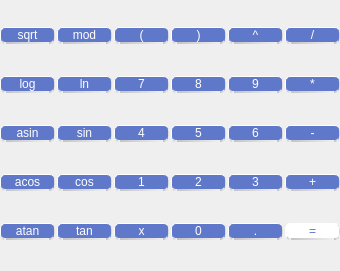
      <widget class="QFrame" name="gridFrame">
       <property name="geometry">
        <rect>
         <x>10</x>
         <y>99</y>
         <width>340</width>
         <height>271</height>
        </rect>
       </property>
       <property name="sizePolicy">
        <sizepolicy hsizetype="Preferred" vsizetype="Preferred">
         <horstretch>0</horstretch>
         <verstretch>0</verstretch>
        </sizepolicy>
       </property>
       <property name="styleSheet">
        <string>QPushButton {
   border: 1px solid gray;
   border-radius: 5px;
border: 1px solid white;
color: white;
 background-color:  rgb(96, 120, 201);
}

QPushButton:pressed {
    background-color: qradialgradient(spread:pad, cx:0.5, cy:0.5, radius:2, fx:0.495074, fy:0.648045, stop:0.0591133 rgba(98, 118, 192, 255), stop:0.571429 rgba(222, 229, 255, 255))
}</string>
       </property>
       <property name="frameShape">
        <enum>QFrame::NoFrame</enum>
       </property>
       <property name="frameShadow">
        <enum>QFrame::Plain</enum>
       </property>
       <property name="lineWidth">
        <number>1</number>
       </property>
       <layout class="QGridLayout" name="gridLayout_5" rowstretch="0,0,0,0,0" columnstretch="0,0,0,0,0,0">
        <property name="leftMargin">
         <number>0</number>
        </property>
        <property name="topMargin">
         <number>0</number>
        </property>
        <property name="rightMargin">
         <number>0</number>
        </property>
        <property name="bottomMargin">
         <number>0</number>
        </property>
        <property name="horizontalSpacing">
         <number>2</number>
        </property>
        <property name="verticalSpacing">
         <number>5</number>
        </property>
        <item row="3" column="3">
         <widget class="QPushButton" name="pushButton_2">
          <property name="styleSheet">
           <string notr="true">QPushButton {
   border: 1px solid gray;
   border-radius: 5px;
border: 1px solid white;
color: white;
	font: 16pt &quot;.AppleSystemUIFont&quot;;
 background-color:  rgb(96, 120, 201);
border-right: 1px solid black;
border-bottom: 2px solid black;
border-right-color: qlineargradient(x1:0, y1:0, x2:1, y2:0, stop: 0 rgb(195,195,195), stop: 1 rgb(240, 240, 240));
border-bottom-color: qlineargradient(x1:0, y1:0, x2:1, y2:0, stop: 0 rgb(195,195,195), stop: 1 rgb(240, 240, 240));
}

QPushButton:pressed {
    background-color: qradialgradient(spread:pad, cx:0.5, cy:0.5, radius:2, fx:0.495074, fy:0.648045, stop:0.0591133 rgba(98, 118, 192, 255), stop:0.571429 rgba(222, 229, 255, 255))
}</string>
          </property>
          <property name="text">
           <string>2</string>
          </property>
         </widget>
        </item>
        <item row="0" column="3">
         <widget class="QPushButton" name="pushButton_closeB">
          <property name="styleSheet">
           <string notr="true">QPushButton {
   border: 1px solid gray;
   border-radius: 5px;
border: 1px solid white;
color: white;
	font: 16pt &quot;.AppleSystemUIFont&quot;;
 background-color:  rgb(96, 120, 201);
border-right: 1px solid black;
border-bottom: 2px solid black;
border-right-color: qlineargradient(x1:0, y1:0, x2:1, y2:0, stop: 0 rgb(195,195,195), stop: 1 rgb(240, 240, 240));
border-bottom-color: qlineargradient(x1:0, y1:0, x2:1, y2:0, stop: 0 rgb(195,195,195), stop: 1 rgb(240, 240, 240));
}

QPushButton:pressed {
    background-color: qradialgradient(spread:pad, cx:0.5, cy:0.5, radius:2, fx:0.495074, fy:0.648045, stop:0.0591133 rgba(98, 118, 192, 255), stop:0.571429 rgba(222, 229, 255, 255))
}</string>
          </property>
          <property name="text">
           <string>)</string>
          </property>
         </widget>
        </item>
        <item row="1" column="3">
         <widget class="QPushButton" name="pushButton_8">
          <property name="styleSheet">
           <string notr="true">QPushButton {
   border: 1px solid gray;
   border-radius: 5px;
border: 1px solid white;
color: white;
	font: 16pt &quot;.AppleSystemUIFont&quot;;
 background-color:  rgb(96, 120, 201);
border-right: 1px solid black;
border-bottom: 2px solid black;
border-right-color: qlineargradient(x1:0, y1:0, x2:1, y2:0, stop: 0 rgb(195,195,195), stop: 1 rgb(240, 240, 240));
border-bottom-color: qlineargradient(x1:0, y1:0, x2:1, y2:0, stop: 0 rgb(195,195,195), stop: 1 rgb(240, 240, 240));
}

QPushButton:pressed {
    background-color: qradialgradient(spread:pad, cx:0.5, cy:0.5, radius:2, fx:0.495074, fy:0.648045, stop:0.0591133 rgba(98, 118, 192, 255), stop:0.571429 rgba(222, 229, 255, 255))
}</string>
          </property>
          <property name="text">
           <string>8</string>
          </property>
         </widget>
        </item>
        <item row="2" column="3">
         <widget class="QPushButton" name="pushButton_5">
          <property name="styleSheet">
           <string notr="true">QPushButton {
   border: 1px solid gray;
   border-radius: 5px;
border: 1px solid white;
color: white;
	font: 16pt &quot;.AppleSystemUIFont&quot;;
 background-color:  rgb(96, 120, 201);
border-right: 1px solid black;
border-bottom: 2px solid black;
border-right-color: qlineargradient(x1:0, y1:0, x2:1, y2:0, stop: 0 rgb(195,195,195), stop: 1 rgb(240, 240, 240));
border-bottom-color: qlineargradient(x1:0, y1:0, x2:1, y2:0, stop: 0 rgb(195,195,195), stop: 1 rgb(240, 240, 240));
}

QPushButton:pressed {
    background-color: qradialgradient(spread:pad, cx:0.5, cy:0.5, radius:2, fx:0.495074, fy:0.648045, stop:0.0591133 rgba(98, 118, 192, 255), stop:0.571429 rgba(222, 229, 255, 255))
}</string>
          </property>
          <property name="text">
           <string>5</string>
          </property>
         </widget>
        </item>
        <item row="2" column="4">
         <widget class="QPushButton" name="pushButton_6">
          <property name="styleSheet">
           <string notr="true">QPushButton {
   border: 1px solid gray;
   border-radius: 5px;
border: 1px solid white;
color: white;
	font: 16pt &quot;.AppleSystemUIFont&quot;;
 background-color:  rgb(96, 120, 201);
border-right: 1px solid black;
border-bottom: 2px solid black;
border-right-color: qlineargradient(x1:0, y1:0, x2:1, y2:0, stop: 0 rgb(195,195,195), stop: 1 rgb(240, 240, 240));
border-bottom-color: qlineargradient(x1:0, y1:0, x2:1, y2:0, stop: 0 rgb(195,195,195), stop: 1 rgb(240, 240, 240));
}

QPushButton:pressed {
    background-color: qradialgradient(spread:pad, cx:0.5, cy:0.5, radius:2, fx:0.495074, fy:0.648045, stop:0.0591133 rgba(98, 118, 192, 255), stop:0.571429 rgba(222, 229, 255, 255))
}</string>
          </property>
          <property name="text">
           <string>6</string>
          </property>
         </widget>
        </item>
        <item row="4" column="3">
         <widget class="QPushButton" name="pushButton_0">
          <property name="styleSheet">
           <string notr="true">QPushButton {
   border: 1px solid gray;
   border-radius: 5px;
border: 1px solid white;
color: white;
	font: 16pt &quot;.AppleSystemUIFont&quot;;
 background-color:  rgb(96, 120, 201);
border-right: 1px solid black;
border-bottom: 2px solid black;
border-right-color: qlineargradient(x1:0, y1:0, x2:1, y2:0, stop: 0 rgb(195,195,195), stop: 1 rgb(240, 240, 240));
border-bottom-color: qlineargradient(x1:0, y1:0, x2:1, y2:0, stop: 0 rgb(195,195,195), stop: 1 rgb(240, 240, 240));
}

QPushButton:pressed {
    background-color: qradialgradient(spread:pad, cx:0.5, cy:0.5, radius:2, fx:0.495074, fy:0.648045, stop:0.0591133 rgba(98, 118, 192, 255), stop:0.571429 rgba(222, 229, 255, 255))
}</string>
          </property>
          <property name="text">
           <string>0</string>
          </property>
         </widget>
        </item>
        <item row="0" column="1">
         <widget class="QPushButton" name="pushButton_mod">
          <property name="styleSheet">
           <string notr="true">QPushButton {
   border: 1px solid gray;
   border-radius: 5px;
border: 1px solid white;
color: white;
	font: 16pt &quot;.AppleSystemUIFont&quot;;
 background-color:  rgb(96, 120, 201);
border-right: 1px solid black;
border-bottom: 2px solid black;
border-right-color: qlineargradient(x1:0, y1:0, x2:1, y2:0, stop: 0 rgb(195,195,195), stop: 1 rgb(240, 240, 240));
border-bottom-color: qlineargradient(x1:0, y1:0, x2:1, y2:0, stop: 0 rgb(195,195,195), stop: 1 rgb(240, 240, 240));
}

QPushButton:pressed {
    background-color: qradialgradient(spread:pad, cx:0.5, cy:0.5, radius:2, fx:0.495074, fy:0.648045, stop:0.0591133 rgba(98, 118, 192, 255), stop:0.571429 rgba(222, 229, 255, 255))
}</string>
          </property>
          <property name="text">
           <string>mod</string>
          </property>
         </widget>
        </item>
        <item row="4" column="4">
         <widget class="QPushButton" name="pushButton_dot">
          <property name="styleSheet">
           <string notr="true">QPushButton {
   border: 1px solid gray;
   border-radius: 5px;
border: 1px solid white;
color: white;
	font: 16pt &quot;.AppleSystemUIFont&quot;;
 background-color:  rgb(96, 120, 201);
border-right: 1px solid black;
border-bottom: 2px solid black;
border-right-color: qlineargradient(x1:0, y1:0, x2:1, y2:0, stop: 0 rgb(195,195,195), stop: 1 rgb(240, 240, 240));
border-bottom-color: qlineargradient(x1:0, y1:0, x2:1, y2:0, stop: 0 rgb(195,195,195), stop: 1 rgb(240, 240, 240));
}

QPushButton:pressed {
    background-color: qradialgradient(spread:pad, cx:0.5, cy:0.5, radius:2, fx:0.495074, fy:0.648045, stop:0.0591133 rgba(98, 118, 192, 255), stop:0.571429 rgba(222, 229, 255, 255))
}</string>
          </property>
          <property name="text">
           <string>.</string>
          </property>
         </widget>
        </item>
        <item row="0" column="5">
         <widget class="QPushButton" name="pushButton_div">
          <property name="styleSheet">
           <string notr="true">QPushButton {
   border: 1px solid gray;
   border-radius: 5px;
border: 1px solid white;
color: white;
	font: 16pt &quot;.AppleSystemUIFont&quot;;
 background-color:  rgb(96, 120, 201);
border-right: 1px solid black;
border-bottom: 2px solid black;
border-right-color: qlineargradient(x1:0, y1:0, x2:1, y2:0, stop: 0 rgb(195,195,195), stop: 1 rgb(240, 240, 240));
border-bottom-color: qlineargradient(x1:0, y1:0, x2:1, y2:0, stop: 0 rgb(195,195,195), stop: 1 rgb(240, 240, 240));
}

QPushButton:pressed {
    background-color: qradialgradient(spread:pad, cx:0.5, cy:0.5, radius:2, fx:0.495074, fy:0.648045, stop:0.0591133 rgba(98, 118, 192, 255), stop:0.571429 rgba(222, 229, 255, 255))
}</string>
          </property>
          <property name="text">
           <string>/</string>
          </property>
         </widget>
        </item>
        <item row="4" column="5">
         <widget class="QPushButton" name="pushButton_eq">
          <property name="styleSheet">
           <string notr="true">QPushButton {
   border: 1px solid gray;
   border-radius: 5px;
border: 1px solid white;
color: rgb(96, 120, 201);
	font: 16pt &quot;.AppleSystemUIFont&quot;;
 background-color:  white;
border-right: 1px solid black;
border-bottom: 2px solid black;
border-right-color: qlineargradient(x1:0, y1:0, x2:1, y2:0, stop: 0 rgb(195,195,195), stop: 1 rgb(240, 240, 240));
border-bottom-color: qlineargradient(x1:0, y1:0, x2:1, y2:0, stop: 0 rgb(195,195,195), stop: 1 rgb(240, 240, 240));
}

QPushButton:pressed {
    background-color: qradialgradient(spread:pad, cx:0.5, cy:0.5, radius:2, fx:0.495074, fy:0.648045, stop:0.0591133 rgba(98, 118, 192, 255), stop:0.571429 rgba(222, 229, 255, 255))
}</string>
          </property>
          <property name="text">
           <string>=</string>
          </property>
         </widget>
        </item>
        <item row="3" column="4">
         <widget class="QPushButton" name="pushButton_3">
          <property name="styleSheet">
           <string notr="true">QPushButton {
   border: 1px solid gray;
   border-radius: 5px;
border: 1px solid white;
color: white;
	font: 16pt &quot;.AppleSystemUIFont&quot;;
 background-color:  rgb(96, 120, 201);
border-right: 1px solid black;
border-bottom: 2px solid black;
border-right-color: qlineargradient(x1:0, y1:0, x2:1, y2:0, stop: 0 rgb(195,195,195), stop: 1 rgb(240, 240, 240));
border-bottom-color: qlineargradient(x1:0, y1:0, x2:1, y2:0, stop: 0 rgb(195,195,195), stop: 1 rgb(240, 240, 240));
}

QPushButton:pressed {
    background-color: qradialgradient(spread:pad, cx:0.5, cy:0.5, radius:2, fx:0.495074, fy:0.648045, stop:0.0591133 rgba(98, 118, 192, 255), stop:0.571429 rgba(222, 229, 255, 255))
}</string>
          </property>
          <property name="text">
           <string>3</string>
          </property>
         </widget>
        </item>
        <item row="0" column="0" alignment="Qt::AlignTop">
         <widget class="QPushButton" name="pushButton_sqrt">
          <property name="styleSheet">
           <string notr="true">QPushButton {
   border: 1px solid gray;
   border-radius: 5px;
border: 1px solid white;
color: white;
	font: 16pt &quot;.AppleSystemUIFont&quot;;
 background-color:  rgb(96, 120, 201);
border-right: 1px solid black;
border-bottom: 2px solid black;
border-right-color: qlineargradient(x1:0, y1:0, x2:1, y2:0, stop: 0 rgb(195,195,195), stop: 1 rgb(240, 240, 240));
border-bottom-color: qlineargradient(x1:0, y1:0, x2:1, y2:0, stop: 0 rgb(195,195,195), stop: 1 rgb(240, 240, 240));
}

QPushButton:pressed {
    background-color: qradialgradient(spread:pad, cx:0.5, cy:0.5, radius:2, fx:0.495074, fy:0.648045, stop:0.0591133 rgba(98, 118, 192, 255), stop:0.571429 rgba(222, 229, 255, 255))
}</string>
          </property>
          <property name="text">
           <string>sqrt</string>
          </property>
         </widget>
        </item>
        <item row="2" column="5">
         <widget class="QPushButton" name="pushButton_sub">
          <property name="styleSheet">
           <string notr="true">QPushButton {
   border: 1px solid gray;
   border-radius: 5px;
border: 1px solid white;
color: white;
	font: 16pt &quot;.AppleSystemUIFont&quot;;
 background-color:  rgb(96, 120, 201);
border-right: 1px solid black;
border-bottom: 2px solid black;
border-right-color: qlineargradient(x1:0, y1:0, x2:1, y2:0, stop: 0 rgb(195,195,195), stop: 1 rgb(240, 240, 240));
border-bottom-color: qlineargradient(x1:0, y1:0, x2:1, y2:0, stop: 0 rgb(195,195,195), stop: 1 rgb(240, 240, 240));
}

QPushButton:pressed {
    background-color: qradialgradient(spread:pad, cx:0.5, cy:0.5, radius:2, fx:0.495074, fy:0.648045, stop:0.0591133 rgba(98, 118, 192, 255), stop:0.571429 rgba(222, 229, 255, 255))
}</string>
          </property>
          <property name="text">
           <string>-</string>
          </property>
         </widget>
        </item>
        <item row="4" column="0">
         <widget class="QPushButton" name="pushButton_atan">
          <property name="styleSheet">
           <string notr="true">QPushButton {
   border: 1px solid gray;
   border-radius: 5px;
border: 1px solid white;
color: white;
	font: 16pt &quot;.AppleSystemUIFont&quot;;
 background-color:  rgb(96, 120, 201);
border-right: 1px solid black;
border-bottom: 2px solid black;
border-right-color: qlineargradient(x1:0, y1:0, x2:1, y2:0, stop: 0 rgb(195,195,195), stop: 1 rgb(240, 240, 240));
border-bottom-color: qlineargradient(x1:0, y1:0, x2:1, y2:0, stop: 0 rgb(195,195,195), stop: 1 rgb(240, 240, 240));
}

QPushButton:pressed {
    background-color: qradialgradient(spread:pad, cx:0.5, cy:0.5, radius:2, fx:0.495074, fy:0.648045, stop:0.0591133 rgba(98, 118, 192, 255), stop:0.571429 rgba(222, 229, 255, 255))
}</string>
          </property>
          <property name="text">
           <string>atan</string>
          </property>
         </widget>
        </item>
        <item row="1" column="5">
         <widget class="QPushButton" name="pushButton_mul">
          <property name="styleSheet">
           <string notr="true">QPushButton {
   border: 1px solid gray;
   border-radius: 5px;
border: 1px solid white;
color: white;
	font: 16pt &quot;.AppleSystemUIFont&quot;;
 background-color:  rgb(96, 120, 201);
border-right: 1px solid black;
border-bottom: 2px solid black;
border-right-color: qlineargradient(x1:0, y1:0, x2:1, y2:0, stop: 0 rgb(195,195,195), stop: 1 rgb(240, 240, 240));
border-bottom-color: qlineargradient(x1:0, y1:0, x2:1, y2:0, stop: 0 rgb(195,195,195), stop: 1 rgb(240, 240, 240));
}

QPushButton:pressed {
    background-color: qradialgradient(spread:pad, cx:0.5, cy:0.5, radius:2, fx:0.495074, fy:0.648045, stop:0.0591133 rgba(98, 118, 192, 255), stop:0.571429 rgba(222, 229, 255, 255))
}</string>
          </property>
          <property name="text">
           <string>*</string>
          </property>
         </widget>
        </item>
        <item row="3" column="2">
         <widget class="QPushButton" name="pushButton_1">
          <property name="styleSheet">
           <string notr="true">QPushButton {
   border: 1px solid gray;
   border-radius: 5px;
border: 1px solid white;
color: white;
	font: 16pt &quot;.AppleSystemUIFont&quot;;
 background-color:  rgb(96, 120, 201);
border-right: 1px solid black;
border-bottom: 2px solid black;
border-right-color: qlineargradient(x1:0, y1:0, x2:1, y2:0, stop: 0 rgb(195,195,195), stop: 1 rgb(240, 240, 240));
border-bottom-color: qlineargradient(x1:0, y1:0, x2:1, y2:0, stop: 0 rgb(195,195,195), stop: 1 rgb(240, 240, 240));
}

QPushButton:pressed {
    background-color: qradialgradient(spread:pad, cx:0.5, cy:0.5, radius:2, fx:0.495074, fy:0.648045, stop:0.0591133 rgba(98, 118, 192, 255), stop:0.571429 rgba(222, 229, 255, 255))
}</string>
          </property>
          <property name="text">
           <string>1</string>
          </property>
         </widget>
        </item>
        <item row="1" column="2">
         <widget class="QPushButton" name="pushButton_7">
          <property name="styleSheet">
           <string notr="true">QPushButton {
   border: 1px solid gray;
   border-radius: 5px;
border: 1px solid white;
color: white;
	font: 16pt &quot;.AppleSystemUIFont&quot;;
 background-color:  rgb(96, 120, 201);
border-right: 1px solid black;
border-bottom: 2px solid black;
border-right-color: qlineargradient(x1:0, y1:0, x2:1, y2:0, stop: 0 rgb(195,195,195), stop: 1 rgb(240, 240, 240));
border-bottom-color: qlineargradient(x1:0, y1:0, x2:1, y2:0, stop: 0 rgb(195,195,195), stop: 1 rgb(240, 240, 240));
}

QPushButton:pressed {
    background-color: qradialgradient(spread:pad, cx:0.5, cy:0.5, radius:2, fx:0.495074, fy:0.648045, stop:0.0591133 rgba(98, 118, 192, 255), stop:0.571429 rgba(222, 229, 255, 255))
}</string>
          </property>
          <property name="text">
           <string>7</string>
          </property>
         </widget>
        </item>
        <item row="3" column="0">
         <widget class="QPushButton" name="pushButton_acos">
          <property name="styleSheet">
           <string notr="true">QPushButton {
   border: 1px solid gray;
   border-radius: 5px;
border: 1px solid white;
color: white;
	font: 16pt &quot;.AppleSystemUIFont&quot;;
 background-color:  rgb(96, 120, 201);
border-right: 1px solid black;
border-bottom: 2px solid black;
border-right-color: qlineargradient(x1:0, y1:0, x2:1, y2:0, stop: 0 rgb(195,195,195), stop: 1 rgb(240, 240, 240));
border-bottom-color: qlineargradient(x1:0, y1:0, x2:1, y2:0, stop: 0 rgb(195,195,195), stop: 1 rgb(240, 240, 240));
}

QPushButton:pressed {
    background-color: qradialgradient(spread:pad, cx:0.5, cy:0.5, radius:2, fx:0.495074, fy:0.648045, stop:0.0591133 rgba(98, 118, 192, 255), stop:0.571429 rgba(222, 229, 255, 255))
}</string>
          </property>
          <property name="text">
           <string>acos</string>
          </property>
         </widget>
        </item>
        <item row="2" column="0">
         <widget class="QPushButton" name="pushButton_asin">
          <property name="styleSheet">
           <string notr="true">QPushButton {
   border: 1px solid gray;
   border-radius: 5px;
border: 1px solid white;
color: white;
	font: 16pt &quot;.AppleSystemUIFont&quot;;
 background-color:  rgb(96, 120, 201);
border-right: 1px solid black;
border-bottom: 2px solid black;
border-right-color: qlineargradient(x1:0, y1:0, x2:1, y2:0, stop: 0 rgb(195,195,195), stop: 1 rgb(240, 240, 240));
border-bottom-color: qlineargradient(x1:0, y1:0, x2:1, y2:0, stop: 0 rgb(195,195,195), stop: 1 rgb(240, 240, 240));
}

QPushButton:pressed {
    background-color: qradialgradient(spread:pad, cx:0.5, cy:0.5, radius:2, fx:0.495074, fy:0.648045, stop:0.0591133 rgba(98, 118, 192, 255), stop:0.571429 rgba(222, 229, 255, 255))
}</string>
          </property>
          <property name="text">
           <string>asin</string>
          </property>
         </widget>
        </item>
        <item row="2" column="1">
         <widget class="QPushButton" name="pushButton_sin">
          <property name="styleSheet">
           <string notr="true">QPushButton {
   border: 1px solid gray;
   border-radius: 5px;
border: 1px solid white;
color: white;
	font: 16pt &quot;.AppleSystemUIFont&quot;;
 background-color:  rgb(96, 120, 201);
border-right: 1px solid black;
border-bottom: 2px solid black;
border-right-color: qlineargradient(x1:0, y1:0, x2:1, y2:0, stop: 0 rgb(195,195,195), stop: 1 rgb(240, 240, 240));
border-bottom-color: qlineargradient(x1:0, y1:0, x2:1, y2:0, stop: 0 rgb(195,195,195), stop: 1 rgb(240, 240, 240));
}

QPushButton:pressed {
    background-color: qradialgradient(spread:pad, cx:0.5, cy:0.5, radius:2, fx:0.495074, fy:0.648045, stop:0.0591133 rgba(98, 118, 192, 255), stop:0.571429 rgba(222, 229, 255, 255))
}</string>
          </property>
          <property name="text">
           <string>sin</string>
          </property>
         </widget>
        </item>
        <item row="3" column="5">
         <widget class="QPushButton" name="pushButton_sum">
          <property name="styleSheet">
           <string notr="true">QPushButton {
   border: 1px solid gray;
   border-radius: 5px;
border: 1px solid white;
color: white;
	font: 16pt &quot;.AppleSystemUIFont&quot;;
 background-color:  rgb(96, 120, 201);
border-right: 1px solid black;
border-bottom: 2px solid black;
border-right-color: qlineargradient(x1:0, y1:0, x2:1, y2:0, stop: 0 rgb(195,195,195), stop: 1 rgb(240, 240, 240));
border-bottom-color: qlineargradient(x1:0, y1:0, x2:1, y2:0, stop: 0 rgb(195,195,195), stop: 1 rgb(240, 240, 240));
}

QPushButton:pressed {
    background-color: qradialgradient(spread:pad, cx:0.5, cy:0.5, radius:2, fx:0.495074, fy:0.648045, stop:0.0591133 rgba(98, 118, 192, 255), stop:0.571429 rgba(222, 229, 255, 255))
}</string>
          </property>
          <property name="text">
           <string>+</string>
          </property>
         </widget>
        </item>
        <item row="1" column="4">
         <widget class="QPushButton" name="pushButton_9">
          <property name="styleSheet">
           <string notr="true">QPushButton {
   border: 1px solid gray;
   border-radius: 5px;
border: 1px solid white;
color: white;
	font: 16pt &quot;.AppleSystemUIFont&quot;;
 background-color:  rgb(96, 120, 201);
border-right: 1px solid black;
border-bottom: 2px solid black;
border-right-color: qlineargradient(x1:0, y1:0, x2:1, y2:0, stop: 0 rgb(195,195,195), stop: 1 rgb(240, 240, 240));
border-bottom-color: qlineargradient(x1:0, y1:0, x2:1, y2:0, stop: 0 rgb(195,195,195), stop: 1 rgb(240, 240, 240));
}

QPushButton:pressed {
    background-color: qradialgradient(spread:pad, cx:0.5, cy:0.5, radius:2, fx:0.495074, fy:0.648045, stop:0.0591133 rgba(98, 118, 192, 255), stop:0.571429 rgba(222, 229, 255, 255))
}</string>
          </property>
          <property name="text">
           <string>9</string>
          </property>
         </widget>
        </item>
        <item row="1" column="1">
         <widget class="QPushButton" name="pushButton_ln">
          <property name="styleSheet">
           <string notr="true">QPushButton {
   border: 1px solid gray;
   border-radius: 5px;
border: 1px solid white;
color: white;
	font: 16pt &quot;.AppleSystemUIFont&quot;;
 background-color:  rgb(96, 120, 201);
border-right: 1px solid black;
border-bottom: 2px solid black;
border-right-color: qlineargradient(x1:0, y1:0, x2:1, y2:0, stop: 0 rgb(195,195,195), stop: 1 rgb(240, 240, 240));
border-bottom-color: qlineargradient(x1:0, y1:0, x2:1, y2:0, stop: 0 rgb(195,195,195), stop: 1 rgb(240, 240, 240));
}

QPushButton:pressed {
    background-color: qradialgradient(spread:pad, cx:0.5, cy:0.5, radius:2, fx:0.495074, fy:0.648045, stop:0.0591133 rgba(98, 118, 192, 255), stop:0.571429 rgba(222, 229, 255, 255))
}</string>
          </property>
          <property name="text">
           <string>ln</string>
          </property>
         </widget>
        </item>
        <item row="4" column="1">
         <widget class="QPushButton" name="pushButton_tan">
          <property name="styleSheet">
           <string notr="true">QPushButton {
   border: 1px solid gray;
   border-radius: 5px;
border: 1px solid white;
color: white;
	font: 16pt &quot;.AppleSystemUIFont&quot;;
 background-color:  rgb(96, 120, 201);
border-right: 1px solid black;
border-bottom: 2px solid black;
border-right-color: qlineargradient(x1:0, y1:0, x2:1, y2:0, stop: 0 rgb(195,195,195), stop: 1 rgb(240, 240, 240));
border-bottom-color: qlineargradient(x1:0, y1:0, x2:1, y2:0, stop: 0 rgb(195,195,195), stop: 1 rgb(240, 240, 240));
}

QPushButton:pressed {
    background-color: qradialgradient(spread:pad, cx:0.5, cy:0.5, radius:2, fx:0.495074, fy:0.648045, stop:0.0591133 rgba(98, 118, 192, 255), stop:0.571429 rgba(222, 229, 255, 255))
}</string>
          </property>
          <property name="text">
           <string>tan</string>
          </property>
         </widget>
        </item>
        <item row="3" column="1">
         <widget class="QPushButton" name="pushButton_cos">
          <property name="styleSheet">
           <string notr="true">QPushButton {
   border: 1px solid gray;
   border-radius: 5px;
border: 1px solid white;
color: white;
	font: 16pt &quot;.AppleSystemUIFont&quot;;
 background-color:  rgb(96, 120, 201);
border-right: 1px solid black;
border-bottom: 2px solid black;
border-right-color: qlineargradient(x1:0, y1:0, x2:1, y2:0, stop: 0 rgb(195,195,195), stop: 1 rgb(240, 240, 240));
border-bottom-color: qlineargradient(x1:0, y1:0, x2:1, y2:0, stop: 0 rgb(195,195,195), stop: 1 rgb(240, 240, 240));
}

QPushButton:pressed {
    background-color: qradialgradient(spread:pad, cx:0.5, cy:0.5, radius:2, fx:0.495074, fy:0.648045, stop:0.0591133 rgba(98, 118, 192, 255), stop:0.571429 rgba(222, 229, 255, 255))
}</string>
          </property>
          <property name="text">
           <string>cos</string>
          </property>
         </widget>
        </item>
        <item row="2" column="2">
         <widget class="QPushButton" name="pushButton_4">
          <property name="styleSheet">
           <string notr="true">QPushButton {
   border: 1px solid gray;
   border-radius: 5px;
border: 1px solid white;
color: white;
	font: 16pt &quot;.AppleSystemUIFont&quot;;
 background-color:  rgb(96, 120, 201);
border-right: 1px solid black;
border-bottom: 2px solid black;
border-right-color: qlineargradient(x1:0, y1:0, x2:1, y2:0, stop: 0 rgb(195,195,195), stop: 1 rgb(240, 240, 240));
border-bottom-color: qlineargradient(x1:0, y1:0, x2:1, y2:0, stop: 0 rgb(195,195,195), stop: 1 rgb(240, 240, 240));
}

QPushButton:pressed {
    background-color: qradialgradient(spread:pad, cx:0.5, cy:0.5, radius:2, fx:0.495074, fy:0.648045, stop:0.0591133 rgba(98, 118, 192, 255), stop:0.571429 rgba(222, 229, 255, 255))
}</string>
          </property>
          <property name="text">
           <string>4</string>
          </property>
         </widget>
        </item>
        <item row="1" column="0">
         <widget class="QPushButton" name="pushButton_log">
          <property name="styleSheet">
           <string notr="true">QPushButton {
   border: 1px solid gray;
   border-radius: 5px;
border: 1px solid white;
color: white;
	font: 16pt &quot;.AppleSystemUIFont&quot;;
 background-color:  rgb(96, 120, 201);
border-right: 1px solid black;
border-bottom: 2px solid black;
border-right-color: qlineargradient(x1:0, y1:0, x2:1, y2:0, stop: 0 rgb(195,195,195), stop: 1 rgb(240, 240, 240));
border-bottom-color: qlineargradient(x1:0, y1:0, x2:1, y2:0, stop: 0 rgb(195,195,195), stop: 1 rgb(240, 240, 240));
}

QPushButton:pressed {
    background-color: qradialgradient(spread:pad, cx:0.5, cy:0.5, radius:2, fx:0.495074, fy:0.648045, stop:0.0591133 rgba(98, 118, 192, 255), stop:0.571429 rgba(222, 229, 255, 255))
}</string>
          </property>
          <property name="text">
           <string>log</string>
          </property>
         </widget>
        </item>
        <item row="0" column="4">
         <widget class="QPushButton" name="pushButton_pow">
          <property name="styleSheet">
           <string notr="true">QPushButton {
   border: 1px solid gray;
   border-radius: 5px;
border: 1px solid white;
color: white;
	font: 16pt &quot;.AppleSystemUIFont&quot;;
 background-color:  rgb(96, 120, 201);
border-right: 1px solid black;
border-bottom: 2px solid black;
border-right-color: qlineargradient(x1:0, y1:0, x2:1, y2:0, stop: 0 rgb(195,195,195), stop: 1 rgb(240, 240, 240));
border-bottom-color: qlineargradient(x1:0, y1:0, x2:1, y2:0, stop: 0 rgb(195,195,195), stop: 1 rgb(240, 240, 240));
}

QPushButton:pressed {
    background-color: qradialgradient(spread:pad, cx:0.5, cy:0.5, radius:2, fx:0.495074, fy:0.648045, stop:0.0591133 rgba(98, 118, 192, 255), stop:0.571429 rgba(222, 229, 255, 255))
}</string>
          </property>
          <property name="text">
           <string>^</string>
          </property>
         </widget>
        </item>
        <item row="0" column="2">
         <widget class="QPushButton" name="pushButton_openB">
          <property name="styleSheet">
           <string notr="true">QPushButton {
   border: 1px solid gray;
   border-radius: 5px;
border: 1px solid white;
color: white;
	font: 16pt &quot;.AppleSystemUIFont&quot;;
 background-color:  rgb(96, 120, 201);
border-right: 1px solid black;
border-bottom: 2px solid black;
border-right-color: qlineargradient(x1:0, y1:0, x2:1, y2:0, stop: 0 rgb(195,195,195), stop: 1 rgb(240, 240, 240));
border-bottom-color: qlineargradient(x1:0, y1:0, x2:1, y2:0, stop: 0 rgb(195,195,195), stop: 1 rgb(240, 240, 240));
}

QPushButton:pressed {
    background-color: qradialgradient(spread:pad, cx:0.5, cy:0.5, radius:2, fx:0.495074, fy:0.648045, stop:0.0591133 rgba(98, 118, 192, 255), stop:0.571429 rgba(222, 229, 255, 255))
}</string>
          </property>
          <property name="text">
           <string>(</string>
          </property>
         </widget>
        </item>
        <item row="4" column="2">
         <widget class="QPushButton" name="pushButton_x">
          <property name="styleSheet">
           <string notr="true">QPushButton {
   border: 1px solid gray;
   border-radius: 5px;
border: 1px solid white;
color: white;
	font: 16pt &quot;.AppleSystemUIFont&quot;;
 background-color:  rgb(96, 120, 201);
border-right: 1px solid black;
border-bottom: 2px solid black;
border-right-color: qlineargradient(x1:0, y1:0, x2:1, y2:0, stop: 0 rgb(195,195,195), stop: 1 rgb(240, 240, 240));
border-bottom-color: qlineargradient(x1:0, y1:0, x2:1, y2:0, stop: 0 rgb(195,195,195), stop: 1 rgb(240, 240, 240));
}

QPushButton:pressed {
    background-color: qradialgradient(spread:pad, cx:0.5, cy:0.5, radius:2, fx:0.495074, fy:0.648045, stop:0.0591133 rgba(98, 118, 192, 255), stop:0.571429 rgba(222, 229, 255, 255))
}</string>
          </property>
          <property name="text">
           <string>x</string>
          </property>
         </widget>
        </item>
       </layout>
      </widget>
